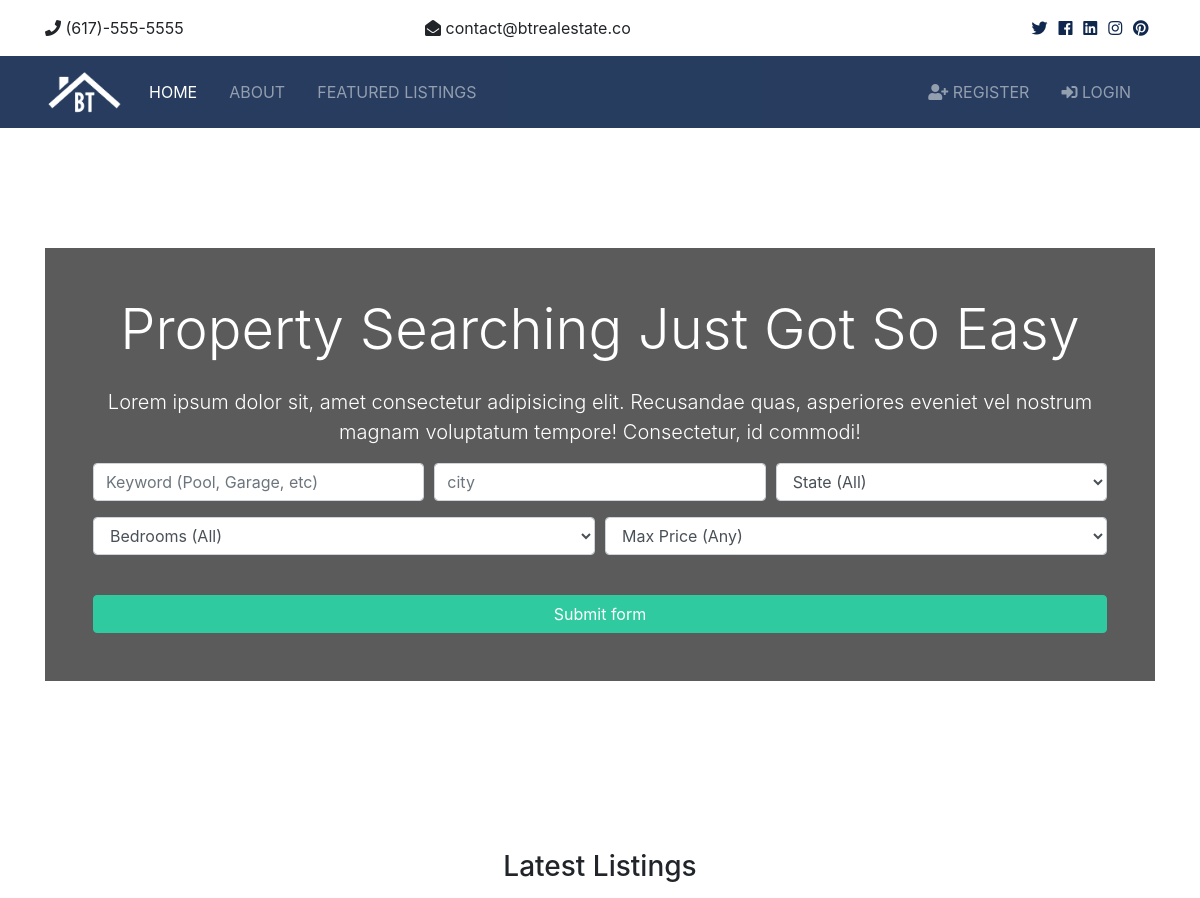
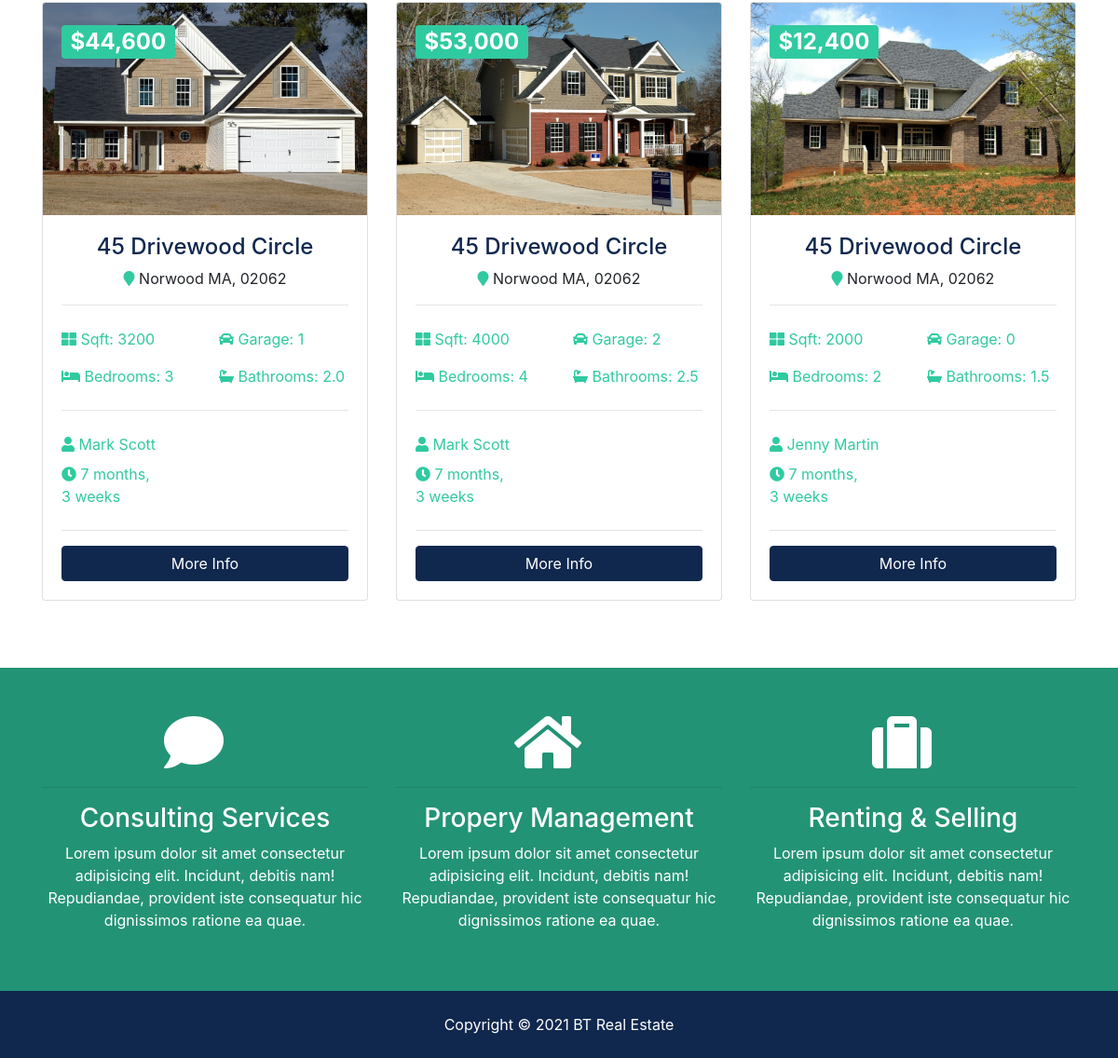
The page / on the database its author committed (2 pictures, top to bottom).
### listings/models.py (models this page shows, shortened)
class Listing(models.Model):
    realtor = models.ForeignKey(Realtor, on_delete=models.DO_NOTHING)
    title = models.CharField(max_length=200)
    address = models.CharField(max_length=200)
    city = models.CharField(max_length=100)
    state = models.CharField(max_length=100)
    zipcode = models.CharField(max_length=50)
    description = models.TextField(blank=True)
    price = models.IntegerField()
    bedrooms = models.IntegerField()
    bathrooms = models.DecimalField(max_digits=2, decimal_places=1)
    garage = models.IntegerField(default=0)
    sqft = models.IntegerField()
    lot_size = models.DecimalField(max_digits=5, decimal_places=1)
    photo_main = models.ImageField(upload_to='photos/%Y/%m/%d/')
    photo_1 = models.ImageField(upload_to='photos/%Y/%m/%d/', blank=True)
    photo_2 = models.ImageField(upload_to='photos/%Y/%m/%d/', blank=True)
    photo_3 = models.ImageField(upload_to='photos/%Y/%m/%d/', blank=True)
    photo_4 = models.ImageField(upload_to='photos/%Y/%m/%d/', blank=True)
    photo_5 = models.ImageField(upload_to='photos/%Y/%m/%d/', blank=True)
    photo_6 = models.ImageField(upload_to='photos/%Y/%m/%d/', blank=True)
    is_published = models.BooleanField(default=True)
    list_date = models.DateTimeField(default=datetime.now, blank=True)

### realtors/models.py (models this page shows)
class Realtor(models.Model):
    name = models.CharField(max_length=200)
    photo = models.ImageField(upload_to='photos/%Y/%m/%d/')
    description = models.TextField(blank=True)
    phone = models.CharField(max_length=200)
    email = models.CharField(max_length=200)
    is_mvp = models.BooleanField(default=False)
    hire_date = models.DateTimeField(default=datetime.now, blank=True)
    def __str__(self):
        return self.name

### pages/views.py (the view)
# urls.py: path('', views.index, name='listings'),
def index(request):
    listings = Listing.objects.order_by('-list_date').filter(is_published=True)[:3]
    context = {
        'listings':listings,
        'state_choices':state_choices,
        'bedroom_choices':bedroom_choices,
        'price_choices':price_choices
    }
    return render(request, 'pages/index.html', context)

### templates/pages/index.html (shortened to what this page needs)
{% extends 'base.html' %}
{% load static %}
{% load humanize %}
{% block content %}
<br>
<section id="showcase">
  <div class="container text-center">
    <div class="home-search p-5">
      <div class="overlay p-5">
        <h1 class="display-4 mb-4">
          Property Searching Just Got So Easy
        </h1>
        <p class="lead">Lorem ipsum dolor sit, amet consectetur adipisicing elit. Recusandae quas, asperiores eveniet
          vel nostrum magnam
          voluptatum tempore! Consectetur, id commodi!</p>
        <div class="search">
          <form action="{% url 'search' %}">
            <div class="form-row">
              <div class="col-md-4 mb-3">
                <input type="text" name="keywords" class="form-control" placeholder="Keyword (Pool, Garage, etc)" value="{{ values.keywords }}" >
              </div>
              <div class="col-md-4 mb-3">
                <input type="text" name="city" class="form-control" placeholder="city">
              </div>
              <div class="col-md-4 mb-3">
                <select name="state" class="form-control">
                  <option selected="true" disabled="disabled">State (All)</option>
                </select>
              </div>
            </div>
            <div class="form-row">
              <div class="col-md-6 mb-3">
                <select name="bedrooms" class="form-control">
                  <option selected="true" disabled="disabled">Bedrooms (All)</option>
                </select>
              </div>
              <div class="col-md-6 mb-3">
                <select name="price" class="form-control" id="type">
                  <option selected="true" disabled="disabled">Max Price (Any)</option>
                </select>
              </div>
            </div>
            <button class="btn btn-secondary btn-block mt-4" type="submit">Submit form</button>
          </form>
        </div>
      </div>
    </div>
  </div>
</section>
<section id="listings" class="py-5">
  <div class="container">
    <h3 class="text-center mb-3">Latest Listings</h3>
    <div class="row">
      {% if listings %}
      {% for listing in listings %}
      <div class="col-md-6 col-lg-4 mb-4">
        <div class="card listing-preview">
          <img class="card-img-top" src="{{ listing.photo_main.url }}" alt="">
          <div class="card-img-overlay">
            <h2>
              <span class="badge badge-secondary text-white">${{ listing.price | intcomma }}</span>
            </h2>
          </div>
          <div class="card-body">
            <div class="listing-heading text-center">
              <h4 class="text-primary">45 Drivewood Circle</h4>
              <p>
                <i class="fas fa-map-marker text-secondary"></i> Norwood MA, 02062
              </p>
            </div>
            <hr>
            <div class="row py-2 text-secondary">
              <div class="col-6">
                <i class="fas fa-th-large"></i> Sqft: {{ listing.sqft }}
              </div>
              <div class="col-6">
                <i class="fas fa-car"></i> Garage: {{ listing.garage }}
              </div>
            </div>
            <div class="row py-2 text-secondary">
              <div class="col-6">
                <i class="fas fa-bed"></i> Bedrooms: {{ listing.bedrooms }}
              </div>
              <div class="col-6">
                <i class="fas fa-bath"></i> Bathrooms: {{ listing.bathrooms }}
              </div>
            </div>
            <hr>
            <div class="row py-2 text-secondary">
              <div class="col-6">
                <i class="fas fa-user"></i> {{ listing.realtor }}
              </div>
            </div>
            <div class="row text-secondary pb-2">
              <div class="col-6">
                <i class="fas fa-clock"></i> {{ listing.list_date | timesince }}
              </div>
            </div>
            <hr>
            <a href="{% url 'listing' listing.id %}" class="btn btn-primary btn-block">More Info</a>
          </div>
        </div>
      </div>
      {% endfor %}
      {% else %}
      <div class="col-md-12">
        <h3 class="text-center mb-3">Latest Listings</h3>
      </div>
    </div>
    {% endif %}
  </div>
</section>
<section id="services" class="py-5 bg-secondary text-white">
  <div class="container">
    <div class="row text-center">
      <div class="col-md-4">
        <i class="fas fa-comment fa-4x mr-4"></i>
        <hr>
        <h3>Consulting Services</h3>
        <p>Lorem ipsum dolor sit amet consectetur adipisicing elit. Incidunt, debitis nam! Repudiandae, provident iste
          consequatur
          hic dignissimos ratione ea quae.</p>
      </div>
      <div class="col-md-4">
        <i class="fas fa-home fa-4x mr-4"></i>
        <hr>
        <h3>Propery Management</h3>
        <p>Lorem ipsum dolor sit amet consectetur adipisicing elit. Incidunt, debitis nam! Repudiandae, provident iste
          consequatur
          hic dignissimos ratione ea quae.</p>
      </div>
      <div class="col-md-4">
        <i class="fas fa-suitcase fa-4x mr-4"></i>
        <hr>
        <h3>Renting & Selling</h3>
        <p>Lorem ipsum dolor sit amet consectetur adipisicing elit. Incidunt, debitis nam! Repudiandae, provident iste
          consequatur
          hic dignissimos ratione ea quae.</p>
      </div>
    </div>
  </div>
</section>
{% endblock content %}

### btre/static/css/all.css (style rules this page uses)
.fa, .fas, .far, .fal, .fab { -moz-osx-font-smoothing: grayscale; -webkit-font-smoothing: antialiased; display: inline-block; font-style: normal; font-variant: normal; text-rendering: auto; line-height: 1; }
.fa-4x { font-size: 4em; }
.fa-bath:before { content: "\f2cd"; }
.fa-bed:before { content: "\f236"; }
.fa-car:before { content: "\f1b9"; }
.fa-clock:before { content: "\f017"; }
.fa-comment:before { content: "\f075"; }
.fa-home:before { content: "\f015"; }
.fa-map-marker:before { content: "\f041"; }
.fa-suitcase:before { content: "\f0f2"; }
.fa-th-large:before { content: "\f009"; }
.fa-user:before { content: "\f007"; }
.fa, .fas { font-family: 'Font Awesome 5 Free'; font-weight: 900; }

### btre/static/css/style.css (style rules this page uses)
.btn-secondary { color: #fff !important; }
img { width: 100%; }
#showcase { background: url(../img/showcase.jpg) no-repeat top center fixed/cover; position: relative; min-height: 650px; color: #fff; padding-top: 6rem; }
#showcase .home-search { min-height: 400px; position: relative; border-radius: 5px; }
#showcase .overlay { content: ''; position: absolute; top: 0; left: 0; min-height: 400px; width: 100%; background: rgba(51, 51, 51, 0.8); }
#services { background: url(../img/building.jpg) no-repeat top center fixed/cover; min-height: 300px; position: relative; overflow: hidden; }
#services::before { content: ''; position: absolute; top: 0; left: 0; min-height: 100%; width: 100%; background: rgba(32, 134, 107, 0.8); }
.listing-preview a { position: relative; }

### rows shown on the page
Listing: photo_main (picture), price "44,600", sqft "3200", garage "1", bedrooms "3", bathrooms "2.0", realtor "Mark Scott", list_date "7 months, 3 weeks"
Listing: photo_main (picture), price "53,000", sqft "4000", garage "2", bedrooms "4", bathrooms "2.5", realtor "Mark Scott", list_date "7 months, 3 weeks"
Listing: photo_main (picture), price "12,400", sqft "2000", garage "0", bedrooms "2", bathrooms "1.5", realtor "Jenny Martin", list_date "7 months, 3 weeks"
